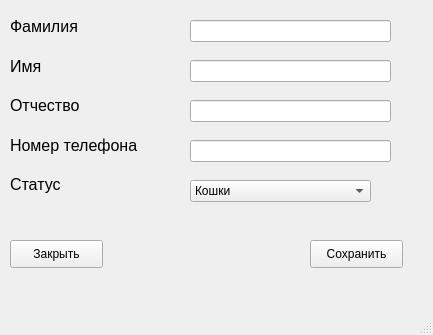
<?xml version="1.0" encoding="UTF-8"?>
<ui version="4.0">
 <class>MainWindow</class>
 <widget class="QMainWindow" name="MainWindow">
  <property name="geometry">
   <rect>
    <x>0</x>
    <y>0</y>
    <width>433</width>
    <height>335</height>
   </rect>
  </property>
  <property name="windowTitle">
   <string>MainWindow</string>
  </property>
  <widget class="QWidget" name="centralwidget">
   <widget class="QWidget" name="verticalLayoutWidget">
    <property name="geometry">
     <rect>
      <x>10</x>
      <y>10</y>
      <width>160</width>
      <height>191</height>
     </rect>
    </property>
    <layout class="QVBoxLayout" name="verticalLayout">
     <item>
      <widget class="QLabel" name="label">
       <property name="font">
        <font>
         <pointsize>12</pointsize>
        </font>
       </property>
       <property name="text">
        <string>Фамилия</string>
       </property>
      </widget>
     </item>
     <item>
      <widget class="QLabel" name="label_2">
       <property name="font">
        <font>
         <pointsize>12</pointsize>
        </font>
       </property>
       <property name="text">
        <string>Имя</string>
       </property>
      </widget>
     </item>
     <item>
      <widget class="QLabel" name="label_3">
       <property name="font">
        <font>
         <pointsize>12</pointsize>
        </font>
       </property>
       <property name="text">
        <string>Отчество</string>
       </property>
      </widget>
     </item>
     <item>
      <widget class="QLabel" name="label_4">
       <property name="font">
        <font>
         <pointsize>12</pointsize>
        </font>
       </property>
       <property name="text">
        <string>Номер телефона</string>
       </property>
      </widget>
     </item>
     <item>
      <widget class="QLabel" name="label_5">
       <property name="font">
        <font>
         <pointsize>12</pointsize>
        </font>
       </property>
       <property name="text">
        <string>Статус</string>
       </property>
      </widget>
     </item>
    </layout>
   </widget>
   <widget class="QLineEdit" name="lineEdit_surname">
    <property name="geometry">
     <rect>
      <x>190</x>
      <y>20</y>
      <width>201</width>
      <height>22</height>
     </rect>
    </property>
   </widget>
   <widget class="QComboBox" name="comboBox_animal">
    <property name="geometry">
     <rect>
      <x>190</x>
      <y>180</y>
      <width>181</width>
      <height>22</height>
     </rect>
    </property>
    <item>
     <property name="text">
      <string>Кошки</string>
     </property>
    </item>
    <item>
     <property name="text">
      <string>Собаки</string>
     </property>
    </item>
    <item>
     <property name="text">
      <string>Рыбы и рептилии</string>
     </property>
    </item>
    <item>
     <property name="text">
      <string>Грызуны</string>
     </property>
    </item>
    <item>
     <property name="text">
      <string>Птицы</string>
     </property>
    </item>
    <item>
     <property name="text">
      <string>Другое</string>
     </property>
    </item>
   </widget>
   <widget class="QLineEdit" name="lineEdit_name">
    <property name="geometry">
     <rect>
      <x>190</x>
      <y>60</y>
      <width>201</width>
      <height>22</height>
     </rect>
    </property>
   </widget>
   <widget class="QLineEdit" name="lineEdit_otchestvo">
    <property name="geometry">
     <rect>
      <x>190</x>
      <y>100</y>
      <width>201</width>
      <height>22</height>
     </rect>
    </property>
   </widget>
   <widget class="QPushButton" name="pushButton_save">
    <property name="geometry">
     <rect>
      <x>310</x>
      <y>240</y>
      <width>93</width>
      <height>28</height>
     </rect>
    </property>
    <property name="text">
     <string>Сохранить</string>
    </property>
   </widget>
   <widget class="QPushButton" name="pushButton_close">
    <property name="geometry">
     <rect>
      <x>10</x>
      <y>240</y>
      <width>93</width>
      <height>28</height>
     </rect>
    </property>
    <property name="text">
     <string>Закрыть</string>
    </property>
   </widget>
   <widget class="QLineEdit" name="lineEdit_phoneNumber">
    <property name="geometry">
     <rect>
      <x>190</x>
      <y>140</y>
      <width>201</width>
      <height>22</height>
     </rect>
    </property>
   </widget>
  </widget>
  <widget class="QMenuBar" name="menubar">
   <property name="geometry">
    <rect>
     <x>0</x>
     <y>0</y>
     <width>433</width>
     <height>26</height>
    </rect>
   </property>
  </widget>
  <widget class="QStatusBar" name="statusbar"/>
 </widget>
 <resources/>
 <connections/>
</ui>
